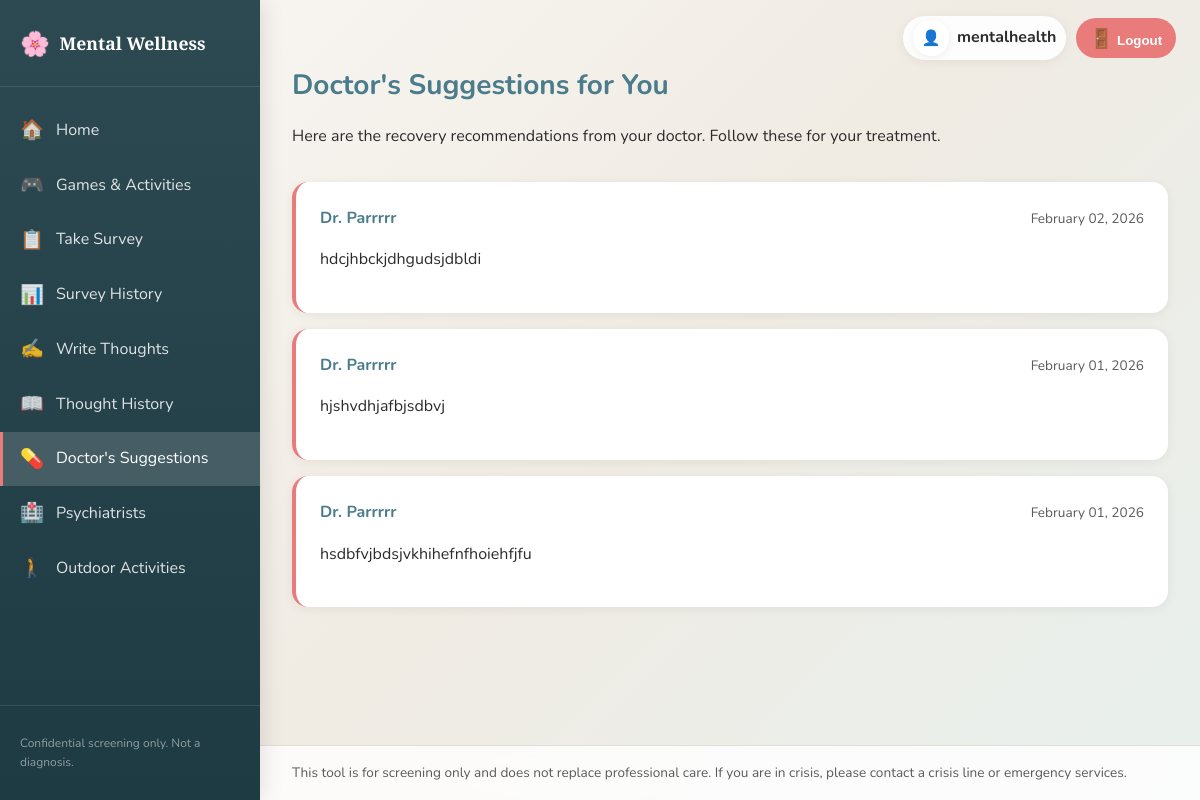
Screenshot of /my-suggestions/ (signed in) with the database file from the repository.
### wellness/models.py (models this page shows, shortened)
class DoctorSuggestion(models.Model):
    doctor = models.ForeignKey(
        DoctorProfile,
        on_delete=models.CASCADE,
        related_name='suggestions',
    )
    patient = models.ForeignKey(
        settings.AUTH_USER_MODEL,
        on_delete=models.CASCADE,
        related_name='doctor_suggestions',
    )
    suggestion = models.TextField()
    related_thought = models.ForeignKey(
        ThoughtEntry,
        on_delete=models.SET_NULL,
        null=True,
        blank=True,
        related_name='doctor_suggestions',
    )
    related_survey = models.ForeignKey(
        SurveyResponse,
        on_delete=models.SET_NULL,
        null=True,
        blank=True,
        related_name='doctor_suggestions',
    )
    created_at = models.DateTimeField(auto_now_add=True)
    is_read = models.BooleanField(default=False, help_text='Patient has read this suggestion')
    class Meta:
        ordering = ['-created_at']

class DoctorProfile(models.Model):
    user = models.OneToOneField(
        settings.AUTH_USER_MODEL,
        on_delete=models.CASCADE,
        related_name='doctor_profile',
    )
    full_name = models.CharField(max_length=128)
    specialty = models.CharField(max_length=128, blank=True)
    license_number = models.CharField(max_length=64, blank=True)
    is_verified = models.BooleanField(default=False)
    created_at = models.DateTimeField(auto_now_add=True)

### wellness/views.py (the view)
# urls.py: path('my-suggestions/', views.my_suggestions, name='my_suggestions'),
@login_required
def my_suggestions(request):
    if _is_doctor(request.user):
        return redirect('wellness:doctor_dashboard')
    suggestions = DoctorSuggestion.objects.filter(patient=request.user).order_by('-created_at')
    DoctorSuggestion.objects.filter(patient=request.user).update(is_read=True)
    return render(request, 'wellness/my_suggestions.html', {
        'title': "Doctor's Suggestions",
        'suggestions': suggestions,
    })

### wellness/context_processors.py (called while the page is built)
def wellness_context(request):
    is_doctor = False
    doctor_profile = None
    if request.user.is_authenticated:
        try:
            doctor_profile = DoctorProfile.objects.get(user=request.user)
            is_doctor = True
        except DoctorProfile.DoesNotExist:
            pass
    return {'is_doctor': is_doctor, 'doctor_profile': doctor_profile}

### wellness/views.py (called while the page is built)
def _is_doctor(user):
    return hasattr(user, 'doctor_profile') and DoctorProfile.objects.filter(user=user).exists()

### wellness/templates/wellness/my_suggestions.html
{% extends "base.html" %}
{% block content %}
<section class="my-suggestions-page">
    <div class="page-hero">
        <h1>Doctor's Suggestions for You</h1>
        <p class="intro">Here are the recovery recommendations from your doctor. Follow these for your treatment.</p>
    </div>
    {% if suggestions %}
    <ul class="suggestions-list-patient">
        {% for s in suggestions %}
        <li class="suggestion-card-patient">
            <div class="suggestion-header">
                <span class="doctor-name">Dr. {{ s.doctor.full_name }}</span>
                <span class="suggestion-date">{{ s.created_at|date:"F d, Y" }}</span>
            </div>
            <div class="suggestion-content">
                {{ s.suggestion|linebreaks }}
            </div>
        </li>
        {% endfor %}
    </ul>
    {% else %}
    <div class="empty-state">
        <div class="empty-icon">💊</div>
        <h2>No Suggestions Yet</h2>
        <p>Your doctor hasn't added any suggestions yet. Complete your surveys and write thoughts so your doctor can provide personalized recommendations.</p>
    </div>
    {% endif %}
</section>
{% endblock %}

### templates/base.html (shortened to what this page needs)
<!DOCTYPE html>
<html lang="en">
<head>
    <link rel="stylesheet" href="/static/css/style.css">
</head>
<body>
    {% if user.is_authenticated %}
    <aside class="sidebar">
        <a href="{% if is_doctor %}{% url 'wellness:doctor_dashboard' %}{% else %}{% url 'wellness:home' %}{% endif %}" class="sidebar-logo">
            <span class="logo-icon">🌸</span>
            <span class="logo-text">Mental Wellness</span>
        </a>
        <nav class="sidebar-nav">
            {% if is_doctor %}
                <a href="{% url 'wellness:doctor_dashboard' %}" class="nav-link {% if request.resolver_match.url_name == 'doctor_dashboard' %}active{% endif %}">
                    <span class="nav-icon">🏠</span> Doctor Dashboard
                </a>
            {% else %}
                <a href="{% url 'wellness:home' %}" class="nav-link {% if request.resolver_match.url_name == 'home' %}active{% endif %}">
                    <span class="nav-icon">🏠</span> Home
                </a>
                <a href="{% url 'wellness:games' %}" class="nav-link {% if request.resolver_match.url_name == 'games' %}active{% endif %}">
                    <span class="nav-icon">🎮</span> Games & Activities
                </a>
                <a href="{% url 'wellness:survey' %}" class="nav-link {% if request.resolver_match.url_name == 'survey' %}active{% endif %}">
                    <span class="nav-icon">📋</span> Take Survey
                </a>
                <a href="{% url 'wellness:survey_history' %}" class="nav-link {% if request.resolver_match.url_name == 'survey_history' %}active{% endif %}">
                    <span class="nav-icon">📊</span> Survey History
                </a>
                <a href="{% url 'wellness:thought_journal' %}" class="nav-link {% if request.resolver_match.url_name == 'thought_journal' %}active{% endif %}">
                    <span class="nav-icon">✍️</span> Write Thoughts
                </a>
                <a href="{% url 'wellness:thought_history' %}" class="nav-link {% if request.resolver_match.url_name == 'thought_history' %}active{% endif %}">
                    <span class="nav-icon">📖</span> Thought History
                </a>
                <a href="{% url 'wellness:my_suggestions' %}" class="nav-link {% if request.resolver_match.url_name == 'my_suggestions' %}active{% endif %}">
                    <span class="nav-icon">💊</span> Doctor's Suggestions
                </a>
                <a href="{% url 'wellness:psychiatrists' %}" class="nav-link {% if request.resolver_match.url_name == 'psychiatrists' %}active{% endif %}">
                    <span class="nav-icon">🏥</span> Psychiatrists
                </a>
                <a href="{% url 'wellness:activities' %}" class="nav-link {% if request.resolver_match.url_name == 'activities' %}active{% endif %}">
                    <span class="nav-icon">🚶</span> Outdoor Activities
                </a>
            {% endif %}
        </nav>
        <div class="sidebar-footer">
            <p>Confidential screening only. Not a diagnosis.</p>
        </div>
    </aside>
    {% endif %}
    <div class="page-wrapper {% if not user.is_authenticated %}no-sidebar{% endif %}">
        {% if user.is_authenticated %}
        <header class="topbar">
            <div class="topbar-user">
                <span class="user-avatar">👤</span>
                <span class="username">{{ user.username }}</span>
            </div>
            <form method="post" action="{% url 'wellness:logout' %}" class="topbar-logout-form">
                <button type="submit" class="nav-link nav-logout-btn"><span class="nav-icon">🚪</span> Logout</button>
            </form>
        </header>
        {% endif %}
        <main class="main-content">
            {% block content %}{% endblock %}
        </main>
        <footer class="site-footer">
            <p>This tool is for screening only and does not replace professional care. If you are in crisis, please contact a crisis line or emergency services.</p>
        </footer>
    </div>
</body>
</html>

### static/css/style.css (style rules this page uses)
:root { --bg: #f5f0eb; --surface: #ffffff; --text: #2c2c2c; --text-muted: #5a5a5a; --primary: #4a7c8c; --primary-hover: #3a6574; --accent: #EA7B7B; --accent2: #b8d4c8; --accent3: #e8b4b8; --border: #e2ddd6; --sidebar-bg: linear-gradient(180deg, #2d4a52 0%, #1e3a42 100%); --sidebar-text: rgba(255, 255, 255, 0.9); --sidebar-hover: rgba(255, 255, 255, 0.15); --minimal: #7a9e8a; --mild: #b8c99a; --moderate: #e8c547; --moderately-severe: #e89b4d; --severe: #c75a4a; --radius: 12px; --radius-lg: 16px; --shadow: 0 2px 12px rgba(0, 0, 0, 0.06); --shadow-lg: 0 8px 30px rgba(0, 0, 0, 0.12); }
* { box-sizing: border-box; }
body { font-family: 'Nunito', 'Segoe UI', system-ui, -apple-system, sans-serif; background: var(--bg); color: var(--text); margin: 0; min-height: 100vh; display: flex; line-height: 1.6; overflow-x: hidden; }
.sidebar { width: 260px; min-width: 260px; background: var(--sidebar-bg); color: var(--sidebar-text); display: flex; flex-direction: column; position: fixed; top: 0; left: 0; height: 100vh; z-index: 100; box-shadow: 4px 0 20px rgba(0, 0, 0, 0.1); }
.sidebar-logo { padding: 1.5rem 1.25rem; display: flex; align-items: center; gap: 0.6rem; text-decoration: none; color: white; font-weight: 700; font-size: 1.1rem; font-family: 'Playfair Display', serif; border-bottom: 1px solid rgba(255, 255, 255, 0.1); }
.logo-icon { font-size: 1.5rem; }
.sidebar-nav { flex: 1; padding: 1rem 0; overflow-y: auto; }
.sidebar-nav .nav-link { display: flex; align-items: center; gap: 0.75rem; padding: 0.75rem 1.25rem; color: rgba(255, 255, 255, 0.85); text-decoration: none; transition: background 0.2s, color 0.2s; border: none; background: none; font: inherit; cursor: pointer; width: 100%; text-align: left; }
.sidebar-nav .nav-link.active { background: rgba(255, 255, 255, 0.15); color: white; border-left: 3px solid var(--accent); padding-left: calc(1.25rem - 3px); }
.nav-icon { font-size: 1.2rem; }
.nav-logout-btn { color: white !important; background: var(--accent) !important; }
.sidebar-footer { padding: 1rem 1.25rem; font-size: 0.75rem; color: rgba(255, 255, 255, 0.5); border-top: 1px solid rgba(255, 255, 255, 0.1); }
.page-wrapper { flex: 1; margin-left: 260px; min-height: 100vh; display: flex; flex-direction: column; background: linear-gradient(135deg, #faf8f5 0%, #f0ebe3 50%, #e8f0ed 100%); background-attachment: fixed; position: relative; }
.topbar { position: absolute; top: 1rem; right: 1.5rem; display: flex; align-items: center; gap: 0.6rem; z-index: 250; }
.topbar-user { display: flex; align-items: center; gap: 0.5rem; padding: 0.25rem 0.6rem; border-radius: 999px; background: rgba(255, 255, 255, 0.9); box-shadow: var(--shadow); color: var(--text); font-weight: 700; }
.user-avatar { display: inline-flex; width: 36px; height: 36px; align-items: center; justify-content: center; border-radius: 50%; background: var(--surface); box-shadow: 0 2px 8px rgba(0, 0, 0, 0.06); font-size: 0.95rem; }
.topbar-logout-form .nav-link { padding: 0.45rem 0.8rem; border-radius: 999px; font-weight: 600; background: var(--accent); color: white; border: 1px solid transparent; transition: background 0.2s, transform 0.2s; }
.main-content { flex: 1; padding: 2.5rem 2rem 2rem; }
.site-footer { background: rgba(255, 255, 255, 0.8); backdrop-filter: blur(10px); border-top: 1px solid var(--border); padding: 1rem 2rem; font-size: 0.85rem; color: var(--text-muted); }
.site-footer p { margin: 0; }
.page-hero { margin-bottom: 1.5rem; }
.page-hero h1 { font-size: 1.75rem; color: var(--primary); margin-bottom: 0.5rem; }
.suggestion-date { font-size: 0.85rem; color: var(--text-muted); }
.my-suggestions-page .page-hero { margin-bottom: 2rem; }
.suggestions-list-patient { list-style: none; padding: 0; margin: 0; }
.suggestion-card-patient { background: var(--surface); padding: 1.5rem; border-radius: var(--radius-lg); box-shadow: var(--shadow); margin-bottom: 1rem; border-left: 4px solid var(--accent); }
.suggestion-header { display: flex; justify-content: space-between; align-items: center; margin-bottom: 1rem; }
.doctor-name { font-weight: 700; color: var(--primary); }
.suggestion-content { margin: 0; line-height: 1.6; }

### rows the page displays
DoctorSuggestion: doctor.full_name "Parrrrr", created_at "February 02, 2026", suggestion "hdcjhbckjdhgudsjdbldi"
DoctorSuggestion: doctor.full_name "Parrrrr", created_at "February 01, 2026", suggestion "hjshvdhjafbjsdbvj"
DoctorSuggestion: doctor.full_name "Parrrrr", created_at "February 01, 2026", suggestion "hsdbfvjbdsjvkhihefnfhoiehfjfu"

### other values shown
{{ user.username }} "mentalhealth"
